Frame 1 (no input): blank canvas, image omitted
Frame 60 (the mouse pressed at the canvas centre just before this capture): blank canvas, image omitted
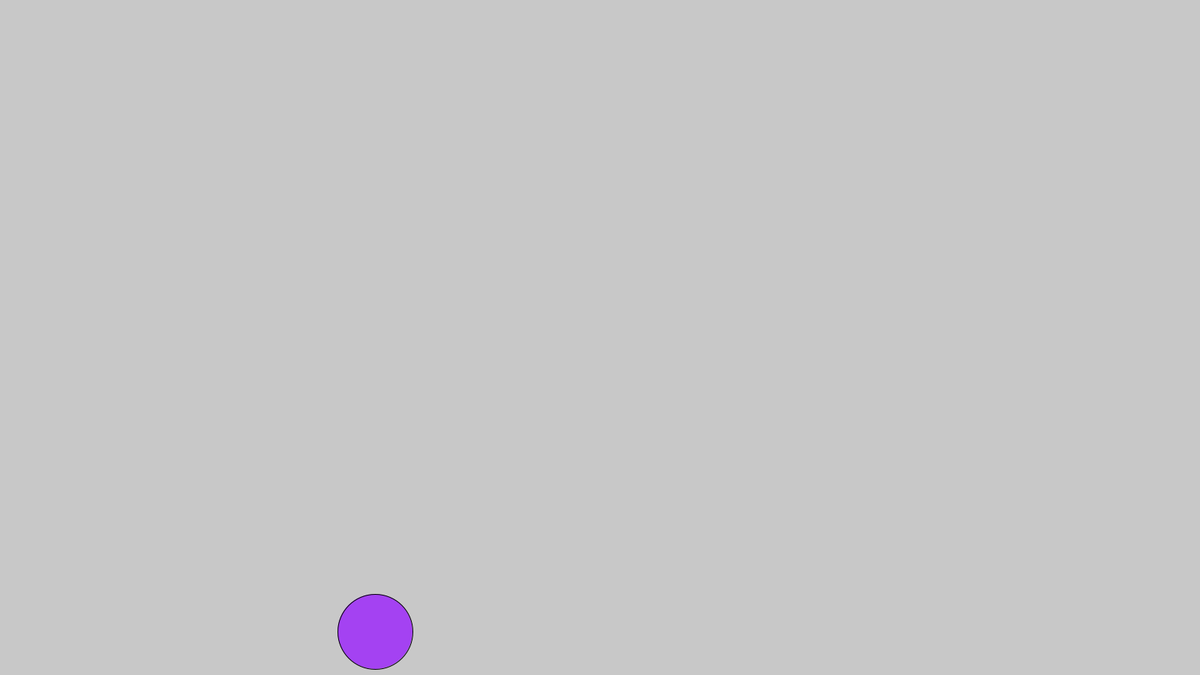
Frame 120 (the mouse held since frame 60 and released just before this capture)

The Processing sketch whose frames 1 and 60 were blank and that drew this single picture after the mouse press (run headless with seeded random() and noise(); from frame 60 on, the mouse is pressed at the canvas centre):

// Processing sketch: BouncingBallsLists
// ── BouncingBallsLists.pde
ArrayList<Ball> ballGroup;
//Ball[] ballGroup;
//int pos = 0;

void setup() { // Happens once at launch
    size(1600, 900);
    background(200,200,200);
    ballGroup = new ArrayList<Ball>();
}

void draw() { // Happens constantly (screen refresh)
    background(200,200,200);

    for (Ball theBall : ballGroup) {
      theBall.move();
      
      //Check against other objects in group
      for (Ball otherBall : ballGroup) {
          theBall.checkCollision(otherBall);
      }
      
      theBall.display();
    }
    
    //Old Loop
    //for (int i = 0; i < ballGroup.size(); i++) {
    //    ballGroup.get(i).display();
    //    ballGroup.get(i).move();
    //}
}

void mousePressed() {
 // ballGroup[pos] = new Ball(mouseX, mouseY, 70);
    ballGroup.add( new Ball(mouseX, mouseY, 50, false) );
}

void keyPressed() {
    if (key == 'c') {
        for (int i = ballGroup.size()-1; i >= 0; i--) {
            ballGroup.remove(i);
        }
    }
    // Inject infected object
    else if (key =='j') {
        ballGroup.add(new Ball(width/2, height/2, 50, true));
    }
  
}


class Ball {
    int x, y, r;
    int dx, dy; //Speed or Velocity
    int cr, cg, cb; //RGB Values
    int grav; //Gravity
    boolean infected;

    //Constructor
    Ball(int tempx, int tempy, int tempr, boolean tempinf) {
        x = tempx; //set the x cord
        y = tempy; //set the y cord
        r = tempr; //set the radius
        
        infected = tempinf;

        //Set the colour
        cr = int( random(0,255));
        cg = int( random(0,255));
        cb = int( random(0,255));

        //Set Velocity & Gravity
        dx = int( random(-10,10));
        dy = int( random(-10,10));
        grav = 0;
    }

    void display() {
      //Infection Properties
        if (infected == true) {
            cr = 255;
            cg = 0;
            cb = 0;
            grav = -1;
        }
      
        fill(cr, cg, cb);
        circle(x,y,r*2);
    }

    void move() {
        y = y + dy;
        x = x + dx;
        dy = dy - grav;

        if (y >= height - r || y <= 0+r) {
            dy = dy * -1;
        }
        if (x >= width-r || x <= 0+r) {
            dx = dx * -1;
        }
    }
    
    void checkCollision(Ball otherBall) {
        double distanceApart = dist(x, y, otherBall.x, otherBall.y);
        double threshold = r + otherBall.r;
        
        //Bounce the ball
        if (distanceApart < threshold) {
            //Store Ball 1's velocity
            int tempdx = dx;
            int tempdy = dy;
            
            // Ball 1 gets Velocity 2
            dx = otherBall.dx;
            dy = otherBall.dy;
            
            // Ball 2 gets Velocity 1
            otherBall.dx = tempdx;
            otherBall.dy = tempdy;
            
            //Pass the infection
            if (otherBall.infected == true && infected == false) {
                infected = true;
            }
            
            else if (otherBall.infected == false && infected == true) {
                otherBall.infected = true;
            }
            
        }
        
        
    }
    
}
